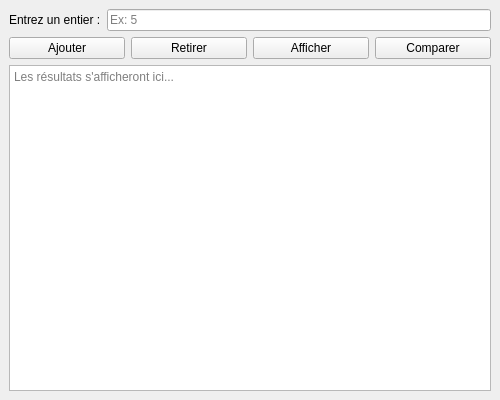
<?xml version="1.0" encoding="UTF-8"?>
<ui version="4.0">
 <class>MainWindow</class>
 <widget class="QMainWindow" name="MainWindow">
  <property name="geometry">
   <rect>
    <x>0</x>
    <y>0</y>
    <width>500</width>
    <height>400</height>
   </rect>
  </property>
  <property name="windowTitle">
   <string>ArrayOfInteger - GUI</string>
  </property>
  <widget class="QWidget" name="centralwidget">
   <layout class="QVBoxLayout" name="verticalLayout">

    <!-- Zone de saisie -->
    <item>
     <layout class="QHBoxLayout" name="inputLayout">
      <item>
       <widget class="QLabel" name="label">
        <property name="text">
         <string>Entrez un entier :</string>
        </property>
       </widget>
      </item>
      <item>
       <widget class="QLineEdit" name="inputNumber">
        <property name="placeholderText">
         <string>Ex: 5</string>
        </property>
       </widget>
      </item>
     </layout>
    </item>

    <!-- Boutons d'action -->
    <item>
     <layout class="QHBoxLayout" name="buttonsLayout">
      <item>
       <widget class="QPushButton" name="btnAdd">
        <property name="text">
         <string>Ajouter</string>
        </property>
       </widget>
      </item>
      <item>
       <widget class="QPushButton" name="btnRemove">
        <property name="text">
         <string>Retirer</string>
        </property>
       </widget>
      </item>
      <item>
       <widget class="QPushButton" name="btnShow">
        <property name="text">
         <string>Afficher</string>
        </property>
       </widget>
      </item>
      <item>
       <widget class="QPushButton" name="btnCompare">
        <property name="text">
         <string>Comparer</string>
        </property>
       </widget>
      </item>
     </layout>
    </item>

    <!-- Zone d'affichage -->
    <item>
     <widget class="QTextEdit" name="outputBox">
      <property name="readOnly">
       <bool>true</bool>
      </property>
      <property name="placeholderText">
       <string>Les résultats s'afficheront ici...</string>
      </property>
     </widget>
    </item>

   </layout>
  </widget>
 </widget>
 <resources/>
 <connections/>
</ui>
